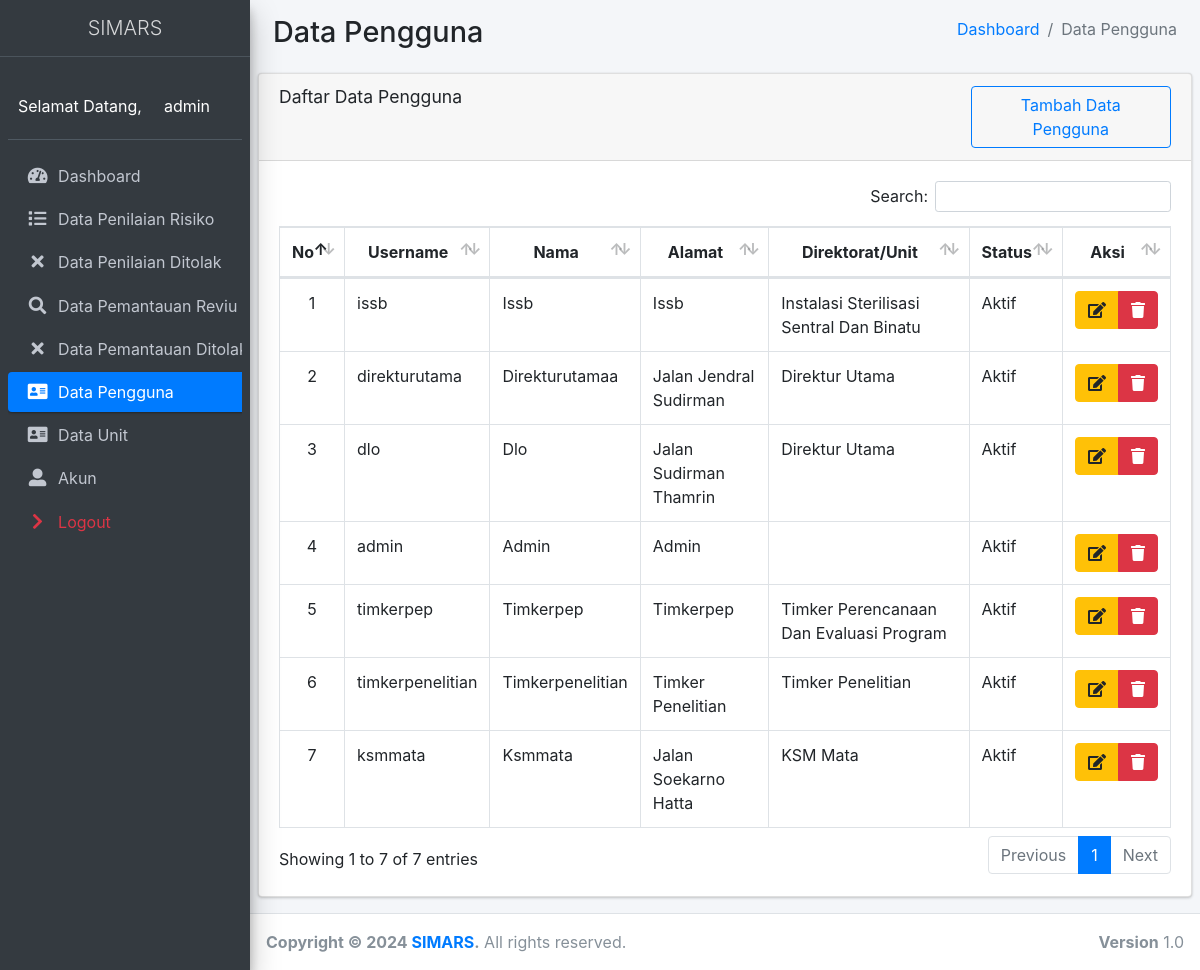
Screenshot of /pages/users/index.php (signed in) with the database file from the repository.
### tables this page shows
CREATE TABLE `users` (
  `id` int(11) NOT NULL,
  `direktorat_id` int(11) DEFAULT NULL,
  `unit_id` int(11) DEFAULT NULL,
  `username` varchar(255) NOT NULL,
  `password` varchar(255) NOT NULL,
  `name` varchar(255) NOT NULL,
  `address` varchar(255) NOT NULL,
  `is_active` tinyint(1) NOT NULL,
  `role` enum('admin','direksi','unit') DEFAULT NULL
);

CREATE TABLE `units` (
  `id` int(11) NOT NULL,
  `unit` varchar(255) NOT NULL,
  `direktorat_id` int(11) NOT NULL
);

CREATE TABLE `direktorat` (
  `id` int(11) NOT NULL,
  `name` varchar(255) NOT NULL
);

### enum/URLEnum.php (called while the page is built, shortened)
<?php
class URLEnum
{
    public static function getDashboardURL()
    {
        return self::BASE_URL . '/';
    }
    public static function getAccountURL()
    {
        return self::BASE_URL . '/pages/account/';
    }
    public static function getRiskAssasmentURL()
    {
        return self::BASE_URL . '/pages/penilaian-risiko/';
    }
    public static function getRiskAssasmentRejectedURL()
    {
        return self::BASE_URL . '/pages/penilaian-risiko-ditolak/';
    }
    public static function getMonitoringReviewURL()
    {
        return self::BASE_URL . '/pages/pemantauan-reviu/';
    }
    public static function getMonitoringReviewRejectedURL()
    {
        return self::BASE_URL . '/pages/pemantauan-reviu-ditolak/';
    }
    public static function getUnitURL()
    {
        return self::BASE_URL . '/pages/unit/';
    }
    public static function getUsersURL()
    {
        return self::BASE_URL . '/pages/users/';
    }
    public static function getLogoutURL()
    {
        return self::BASE_URL . '/pages/auth/logout.php';
    }
}

### models/UsersModel.php (called while the page is built, shortened)
<?php
include_once $_SERVER['DOCUMENT_ROOT'] . '/smr/config/DBConnect.php';
class UsersModel
{
    private $dbConnect;
    public function __construct()
    {
        $this->dbConnect = new DBConnect();
    }
    public function getUsers()
    {
        $stmt = $this->dbConnect->connection->prepare("
        SELECT
            users.*,
            units.unit AS unit_name,
            direktorat.name AS direktorat_name
        FROM
            users
        LEFT JOIN
            units ON users.unit_id = units.id
        LEFT JOIN
            direktorat ON users.direktorat_id = direktorat.id
    ");
        $stmt->execute();
        $result = $stmt->get_result();
        return $result->fetch_all(MYSQLI_ASSOC);
    }
}

### config/DBConnect.php (called while the page is built, shortened)
<?php
class DBConnect
{
    private $host = "localhost";
    private $username = "root";
    private $password = "";
    private $database = "smr";
    function __construct()
    {
        $this->connection = mysqli_connect($this->host, $this->username, $this->password, $this->database);
    }
}

### pages/users/index.php (the view, shortened to what this page needs)
<?php
$pageName = PageNameEnum::DATA_PENGGUNA;
include_once $_SERVER['DOCUMENT_ROOT'] . '/smr/pages/templates/header.php';
include_once $_SERVER['DOCUMENT_ROOT'] . '/smr/pages/templates/sidebar.php';
require_once $_SERVER['DOCUMENT_ROOT'] . '/smr/models/UsersModel.php';
$usersModel = new UsersModel();
$users = $usersModel->getUsers();
?>
<div class="content-wrapper">
    <section class="content-header">
        <div class="container-fluid">
            <div class="row mb-2">
                <div class="col-sm-6">
                    <h1><?= $pageName ?></h1>
                </div>
                <div class="col-sm-6">
                    <ol class="breadcrumb float-sm-right">
                        <li class="breadcrumb-item"><a href="<?= $base_url ?>"><?= PageNameEnum::DASHBOARD ?></a></li>
                        <li class="breadcrumb-item active"><?= $pageName ?></li>
                    </ol>
                </div>
            </div>
        </div>
    </section>
    <section class="content">
        <div class="row">
            <div class="col-12">
                <div class="card">
                    <div class="card-header">
                        <div class="row">
                            <div class="col-md-9">
                                <h3 class="card-title">Daftar <?= PageNameEnum::DATA_PENGGUNA ?></h3>
                            </div>
                            <div class="col-md-3">
                                <?php if ($_SESSION['role'] == RoleEnum::ADMIN || $_SESSION['role'] == RoleEnum::DIREKSI) { ?>
                                    <button type="button" class="btn btn-block btn-outline-primary" data-toggle="modal" data-target="#modal-add-user">Tambah <?= $pageName ?></button>
                                <?php } ?>
                            </div>
                        </div>
                    </div>
                    <div class=" card-body">
                        <table id="example1" class="table table-bordered table-hover">
                            <thead>
                                <tr class="text-center">
                                    <th width="5%" class="text-center">No</th>
                                    <th>Username</th>
                                    <th>Nama</th>
                                    <th>Alamat</th>
                                    <th>Direktorat/Unit</th>
                                    <th>Status</th>
                                    <?php if ($_SESSION['role'] == RoleEnum::ADMIN || $_SESSION['role'] == RoleEnum::DIREKSI) { ?>
                                        <th width="5%">Aksi</th>
                                    <?php } ?>
                                </tr>
                            </thead>
                            <tbody>
                                <?php
                                if (isset($users) && count($users) > 0) {
                                    $i = 0;
                                    foreach ($users as $user) {
                                        $i++;
                                        echo '
                                        <tr>
                                            <td class="text-center">' . $i . '</td>
                                            <td>' . $user['username'] . '</td>
                                            <td class="text-capitalize">' . $user['name'] . '</td>
                                            <td class="text-capitalize">' . $user['address'] . '</td>
                                            <td class="text-capitalize">' . ($user['role'] == RoleEnum::DIREKSI ? $user['direktorat_name'] : $user['unit_name']) . '</td>
                                            <td>' . ($user['is_active'] ? "Aktif" : "Tidak Aktif") . '</td>';
                                        if ($_SESSION['role'] == RoleEnum::ADMIN) {
                                            echo '<td class="text-center">
                                                    <div class="btn-group">
                                                        <button type="button" class="btn btn-warning" data-toggle="modal" data-target="#modal-update-user-' . $user['id'] . '"><i class="fas fa-edit"></i></button>
                                                        <a href="' . URLEnum::getUsersURL() . '?act=delete&id=' . $user['id'] . '" class="btn btn-danger">
                                                            <i class="fas fa-trash"></i>
                                                        </a>
                                                    </div>
                                                </td>';
                                        } else if ($_SESSION['role'] == RoleEnum::ADMIN) {
                                            echo '<td class="text-center">
                                                    <div class="btn-group">
                                                        <button type="button" class="btn btn-warning" data-toggle="modal" data-target="#modal-update-user-' . $user['id'] . '"><i class="fas fa-edit"></i></button>
                                                    </div>
                                                </td>';
                                        }; ?>
                                        </tr>
                                <?php
                                    }
                                } else {
                                    echo '
                                        <tr>
                                            <td colspan="7" class="text-center">Data Pengunjung Kosong</td>
                                        </tr>
                                    ';
                                }
                                ?>
                            </tbody>
                        </table>
                    </div>
                </div>
            </div>
        </div>
    </section>
</div>
<?php include_once $_SERVER['DOCUMENT_ROOT'] . '/smr/pages/templates/footer.php'; ?>

### pages/templates/header.php (shortened to what this page needs)
<?php
require_once($_SERVER['DOCUMENT_ROOT'] . "/smr/models/UsersModel.php");
require_once($_SERVER['DOCUMENT_ROOT'] . "/smr/enum/URLEnum.php");
$companyName = "SIMARS";
$base_url = URLEnum::BASE_URL;
?>
<!DOCTYPE html>
<html>
<head>
    <link rel="stylesheet" href="<?= $base_url ?>/plugins/fontawesome-free/css/all.min.css">
    <link rel="stylesheet" href="https://code.ionicframework.com/ionicons/2.0.1/css/ionicons.min.css">
    <link rel="stylesheet" href="<?= $base_url ?>/plugins/tempusdominus-bootstrap-4/css/tempusdominus-bootstrap-4.min.css">
    <link rel="stylesheet" href="<?= $base_url ?>/plugins/icheck-bootstrap/icheck-bootstrap.min.css">
    <link rel="stylesheet" href="<?= $base_url ?>/plugins/jqvmap/jqvmap.min.css">
    <link rel="stylesheet" href="<?= $base_url ?>/dist/css/adminlte.min.css">
    <link rel="stylesheet" href="<?= $base_url ?>/plugins/overlayScrollbars/css/OverlayScrollbars.min.css">
    <link rel="stylesheet" href="<?= $base_url ?>/plugins/daterangepicker/daterangepicker.css">
    <link rel="stylesheet" href="<?= $base_url ?>/plugins/summernote/summernote-bs4.css">
    <link rel="stylesheet" href="<?= $base_url ?>/plugins/sweetalert2-theme-bootstrap-4/bootstrap-4.min.css">
    <link rel="stylesheet" href="<?= $base_url ?>/plugins/toastr/toastr.min.css">
    <link rel="stylesheet" href="<?= $base_url ?>/plugins/datatables-bs4/css/dataTables.bootstrap4.min.css">
    <link rel="stylesheet" href="<?= $base_url ?>/plugins/datatables-responsive/css/responsive.bootstrap4.min.css">
    <link rel="stylesheet" href="<?= $base_url ?>/plugins/select2/css/select2.min.css">
    <link rel="stylesheet" href="<?= $base_url ?>/plugins/select2-bootstrap4-theme/select2-bootstrap4.min.css">
    <link rel="stylesheet" href="https://stackpath.bootstrapcdn.com/bootstrap/4.5.2/css/bootstrap.min.css">
</head>
<body class="hold-transition sidebar-mini layout-fixed">
    <div class="wrapper">

### pages/templates/sidebar.php
<aside class="main-sidebar sidebar-dark-primary elevation-4">
    <p class="brand-link text-center">
        <span class="brand-text font-weight-light"><?= $companyName ?></span>
    </p>
    <div class="sidebar">
        <div class="user-panel mt-3 pb-3 mb-3 d-flex">
            <div class="info">
                <div class="row">
                    <div class="col-auto">
                        <span class="text-grey text-white">Selamat Datang,</span>
                    </div>
                    <div class="col-auto" style="margin-left: -8px;">
                        <a href="<?= URLEnum::getAccountURL() ?>" class="d-block text-white"><span><?= $_SESSION['name'] ?? "" ?></span></a>
                    </div>
                </div>
            </div>
        </div>
        <nav class="mt-2">
            <ul class="nav nav-pills nav-sidebar flex-column" data-widget="treeview" role="menu" data-accordion="false">
                <li class="nav-item">
                    <a href="<?= URLEnum::getDashboardURL() ?>" class="nav-link <?= $pageName == PageNameEnum::DASHBOARD ? "active" : "" ?>">
                        <i class="nav-icon fas fa-tachometer-alt"></i>
                        <p>
                            <?= PageNameEnum::DASHBOARD ?>
                        </p>
                    </a>
                </li>
                <li class="nav-item">
                    <a href="<?= URLEnum::getRiskAssasmentURL() ?>" class="nav-link <?= $pageName == PageNameEnum::DATA_PENILAIAN_RISIKO ? "active" : "" ?>">
                        <i class="nav-icon fas fa-list"></i>
                        <p>
                            <?= PageNameEnum::DATA_PENILAIAN_RISIKO ?>
                        </p>
                    </a>
                </li>
                <?php if ($_SESSION['role'] != RoleEnum::DIREKSI) { ?>
                    <li class="nav-item">
                        <a href="<?= URLEnum::getRiskAssasmentRejectedURL() ?>" class="nav-link <?= $pageName == PageNameEnum::DATA_PENILAIAN_RISIKO_DITOLAK ? "active" : "" ?>">
                            <i class="nav-icon fas fa-times"></i>
                            <p>
                                Data Penilaian Ditolak
                            </p>
                        </a>
                    </li>
                <?php } ?>
                <li class="nav-item">
                    <a href="<?= URLEnum::getMonitoringReviewURL() ?>" class="nav-link <?= $pageName == PageNameEnum::DATA_PEMANTAUAN_REVIU ? "active" : "" ?>">
                        <i class="nav-icon fas fa-solid fa-search"></i>
                        <p>
                            <?= PageNameEnum::DATA_PEMANTAUAN_REVIU ?>
                        </p>
                    </a>
                </li>
                <?php if ($_SESSION['role'] != RoleEnum::DIREKSI) { ?>
                    <li class="nav-item">
                        <a href="<?= URLEnum::getMonitoringReviewRejectedURL() ?>" class="nav-link <?= $pageName == PageNameEnum::DATA_PEMANTAUAN_REVIU_DITOLAK ? "active" : "" ?>">
                            <i class="nav-icon fas fa-times"></i>
                            <p>
                                Data Pemantauan Ditolak
                            </p>
                        </a>
                    </li>
                <?php } ?>
                <?php if ($_SESSION['role'] == RoleEnum::ADMIN) { ?>
                    <li class="nav-item">
                        <a href="<?= URLEnum::getUsersURL() ?>" class="nav-link <?= $pageName == PageNameEnum::DATA_PENGGUNA ? "active" : "" ?>">
                            <i class="nav-icon fas fa-address-card"></i>
                            <p>
                                <?= PageNameEnum::DATA_PENGGUNA ?>
                            </p>
                        </a>
                    </li>
                <?php } ?>
                <?php if ($_SESSION['role'] == RoleEnum::ADMIN) { ?>
                    <li class="nav-item">
                        <a href="<?= URLEnum::getUnitURL() ?>" class="nav-link <?= $pageName == PageNameEnum::DATA_UNIT ? "active" : "" ?>">
                            <i class="nav-icon fas fa-address-card"></i>
                            <p>
                                <?= PageNameEnum::DATA_UNIT ?>
                            </p>
                        </a>
                    </li>
                <?php } ?>
                <li class="nav-item">
                    <a href="<?= URLEnum::getAccountURL() ?>" class="nav-link <?= $pageName == PageNameEnum::AKUN ? "active" : "" ?>">
                        <i class="nav-icon fas fa-user-alt"></i>
                        <p>
                            <?= PageNameEnum::AKUN ?>
                        </p>
                    </a>
                </li>
                <li class="nav-item hover">
                    <a href="<?= URLEnum::getLogoutURL() ?>" class="nav-link text-danger">
                        <i class="nav-icon fas fa-chevron-right"></i>
                        <p>
                            <?= PageNameEnum::LOGOUT ?>
                        </p>
                    </a>
                </li>
            </ul>
        </nav>
    </div>
</aside>

### pages/templates/footer.php (shortened to what this page needs)
<footer class="main-footer">
    <strong>Copyright &copy; 2024 <a href="#"><?= $companyName ?></a>.</strong>
    All rights reserved.
    <div class="float-right d-none d-sm-inline-block">
        <b>Version</b> 1.0
    </div>
</footer>
</div>
</body>
</html>

### pages/users/index.php (style rules this page uses)
table.dataTable { width: 100% !important; }

### rows the page displays
users: username "issb", name "Issb", address "Issb", unit.unit "Instalasi Sterilisasi Sentral Dan Binatu", is_active "Aktif"
users: username "direkturutama", name "Direkturutamaa", address "Jalan Jendral Sudirman", direktorat.name "Direktur Utama", is_active "Aktif"
users: username "dlo", name "Dlo", address "Jalan Sudirman Thamrin", direktorat.name "Direktur Utama", is_active "Aktif"
users: username "admin", name "Admin", address "Admin", is_active "Aktif"
users: username "timkerpep", name "Timkerpep", address "Timkerpep", unit.unit "Timker Perencanaan Dan Evaluasi Program", is_active "Aktif"
users: username "timkerpenelitian", name "Timkerpenelitian", address "Timker Penelitian", unit.unit "Timker Penelitian", is_active "Aktif"
users: username "ksmmata", name "Ksmmata", address "Jalan Soekarno Hatta", unit.unit "KSM Mata", is_active "Aktif"

### other values shown
$companyName "SIMARS"
$_SESSION['name'] "admin"
PageNameEnum::DASHBOARD "Dashboard"
PageNameEnum::DATA_PENILAIAN_RISIKO "Data Penilaian Risiko"
PageNameEnum::DATA_PEMANTAUAN_REVIU "Data Pemantauan Reviu"
PageNameEnum::DATA_PENGGUNA "Data Pengguna"
PageNameEnum::DATA_UNIT "Data Unit"
PageNameEnum::AKUN "Akun"
PageNameEnum::LOGOUT "Logout"
$pageName "Data Pengguna"
